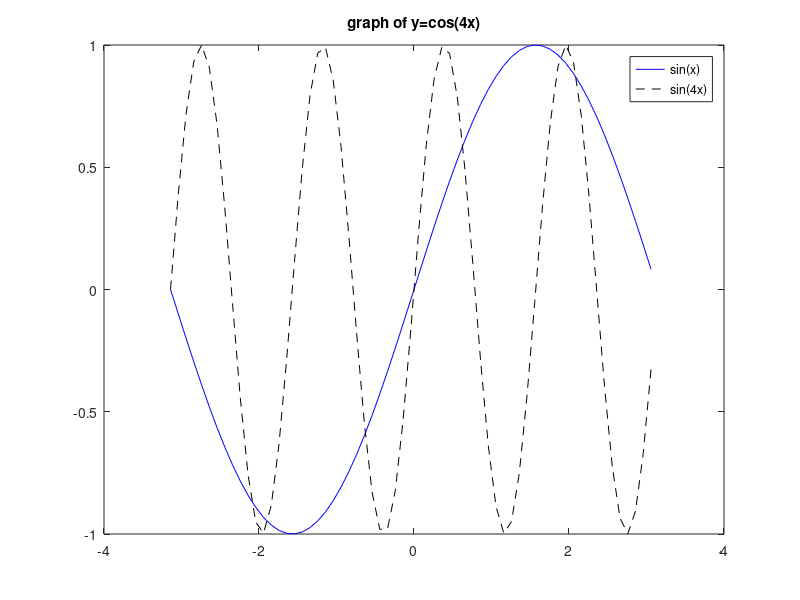

The MATLAB source for this figure:
clear all;
close all;
clf;

x=-pi:.1:pi;
plot(x,sin(x),'b-',x,sin(4*x),'k--');
title('graph of y=cos(4x)');
legend('sin(x)','sin(4x)');

